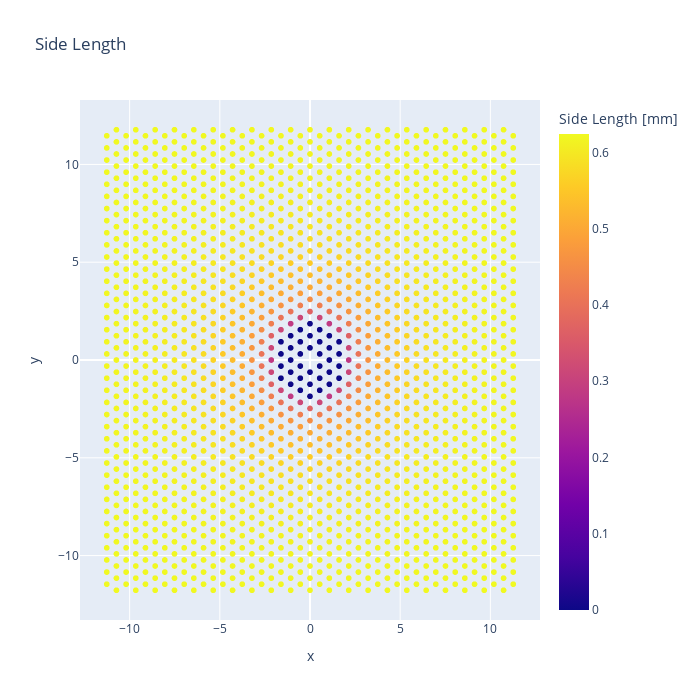

This figure's notebook cell:
### Code cell
fig = px.scatter(x=X, y=Y, color=A, labels={"color":"Side Length [mm]"},
                 title="Side Length",width=700,height=700)
fig.show()
fig.write_html(home+"\\img\\python\\generateStructure_final_fig_04.html")

### Figure 1 — Plotly figure (JSON) as saved in the notebook; plotly's stock layout.template omitted (floating-point values rounded to 4 significant figures; data arrays with more than 128 entries replaced by an {"elided": "..."} marker saying what was removed)
{"data": [{"hovertemplate": "x=%{x}<br>y=%{y}<br>Side Length [mm]=%{marker.color}<extra></extra>", "legendgroup": "", "marker": {"color": {"elided": "1654 float values"}, "coloraxis": "coloraxis", "symbol": "circle"}, "mode": "markers", "name": "", "showlegend": false, "type": "scattergl", "x": {"elided": "1654 float values"}, "xaxis": "x", "y": {"elided": "1654 float values"}, "yaxis": "y"}], "layout": {"coloraxis": {"colorbar": {"title": {"text": "Side Length [mm]"}}, "colorscale": [[0, "#0d0887"], [0.1111, "#46039f"], [0.2222, "#7201a8"], [0.3333, "#9c179e"], [0.4444, "#bd3786"], [0.5556, "#d8576b"], [0.6667, "#ed7953"], [0.7778, "#fb9f3a"], [0.8889, "#fdca26"], [1, "#f0f921"]]}, "height": 700, "legend": {"tracegroupgap": 0}, "title": {"text": "Side Length"}, "width": 700, "xaxis": {"anchor": "y", "autorange": true, "domain": [0, 1], "range": [-12.76, 12.76], "title": {"text": "x"}, "type": "linear"}, "yaxis": {"anchor": "x", "autorange": true, "domain": [0, 1], "range": [-13.29, 13.29], "title": {"text": "y"}, "type": "linear"}}}
